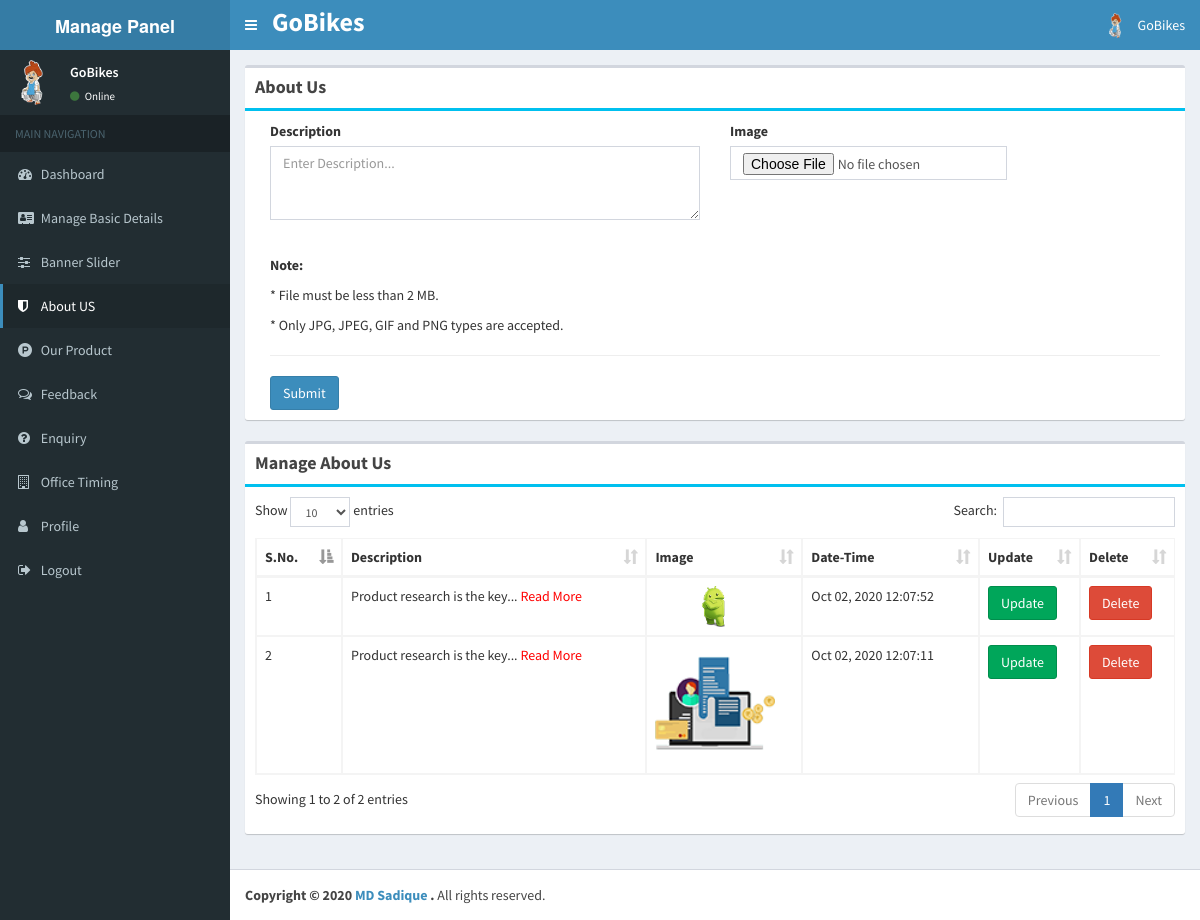
The app's page /admin/home/about.php (signed in) with its own data.
### tables this page shows
CREATE TABLE `tc_contact` (
  `id` int(11) NOT NULL,
  `login_id` varchar(333) NOT NULL,
  `name` varchar(555) NOT NULL,
  `email` varchar(333) NOT NULL,
  `mobile` varchar(333) NOT NULL,
  `phone` varchar(333) NOT NULL,
  `youtube` varchar(555) NOT NULL,
  `facebook` varchar(555) NOT NULL,
  `address` text NOT NULL,
  `logo` varchar(555) NOT NULL,
  `date_time` varchar(333) NOT NULL,
  `date` date NOT NULL
);

CREATE TABLE `add_customer` (
  `id` int(11) NOT NULL,
  `login_id` varchar(333) NOT NULL,
  `name` varchar(333) NOT NULL,
  `mobile` varchar(333) NOT NULL,
  `email` varchar(333) NOT NULL,
  `website` varchar(333) NOT NULL,
  `img` varchar(555) DEFAULT NULL,
  `status` int(11) NOT NULL
);

CREATE TABLE `tc_about` (
  `id` int(11) NOT NULL,
  `login_id` varchar(333) NOT NULL,
  `image` varchar(555) DEFAULT NULL,
  `description` text NOT NULL,
  `date_time` varchar(333) NOT NULL,
  `date` date NOT NULL
);

### admin/home/about.php (the view, shortened to what this page needs)
<?php include '../header.php'; ?>
<?php
if(isset($_POST['upd'])){
	$id = $_POST['upd'];
	$tt = "SELECT * FROM `tc_about` WHERE `id` = '$id' AND `login_id` = '$login_id'";
	$ee = mysqli_query($conn,$tt);
	$qq = mysqli_fetch_array($ee);
}else{
	$id = '';
}
?>
<div class="content-wrapper">
	<section class="content">
		<div class="row">
			<div class="col-md-12">
				<div class="box">
					<div class="box-header">
						<h3 class="box-title"><b>About Us</b></h3>
					</div>
					<div class="box-body box box-info">
						<form class="" method="post" enctype="multipart/form-data">
                            <div class="col-md-6">
								<div class="form-group">
									<label for="exampleInputEmail1">Description</label>
									<textarea name="description" class="form-control" rows="3" placeholder="Enter Description..."><?php if($id != ''){ echo $qq['description']; } ?></textarea>
								</div>
							</div>
                            <div class="col-md-4">
                                <div class="form-group">
                                    <label for="exampleInputEmail1">Image</label>
                                    <input type="file" class="form-control" name="your_img">
                                </div>
                            </div>
							<div class="col-md-12" style=""><br>
                                <p><strong>Note:</strong></p>
                                <p>* File must be less than 2 MB.</p>
                                <p>* Only JPG, JPEG, GIF and PNG types are accepted.</p>
                                <hr>
                            </div>
							<div class="col-md-2 pull-left" style="">
                             <?php if($id != ''){?>
								<button type="submit" value="<?php if($id != ''){ echo $qq['id']; } ?>" name="update" class="btn btn-info" >Update</button>
								<?php
								}else{?>
								<button type="submit" name="sub" class="btn btn-primary" >Submit</button>
								<?php
								}?>
							</div>
						</form>
					</div>
				</div>
			</div>
			<div class="col-md-12"></div>
            <div class="col-md-12">
				<div class="box">
					<div class="box-header">
						<h3 class="box-title"><b>Manage About Us</b></h3>
					</div>
					<div class="box-body box box-info">
                        <div class="table-responsive">
						<table class="table table-bordered example1">
							<thead>
							  <tr>
								<th>S.No.</th>
								<th>Description</th>
								<th>Image</th>
								<th>Date-Time</th>
								<th>Update</th>
								<th>Delete</th>
							  </tr>
							</thead>
							<tbody>
								<?php
									$vv1 = "SELECT * FROM `tc_about` WHERE `login_id` = '$login_id' ORDER BY id DESC";
									$tt1 = mysqli_query($conn,$vv1);
									$i = 1;
									while($nn1 = mysqli_fetch_array($tt1)){
								?>
								<tr>
									<td><?php echo $i; ?></td>
									<td>
                                        <?php
                                            $string = strip_tags($nn1['description']);
                                            $charLen = 35;
                                            $shortLen = shortTextLength($string,$charLen);
                                       ?>
                                        <span class="shortlenght"><?php echo $shortLen; ?></span>
                                    </td>
									<td>
                                        <?php
                                        if($nn1['image'] !='')
                                        { ?>
                                            <img src="../../images/about/<?php echo $nn1['image']; ?>" style="width:120px">
                                            <?php
                                        } else
                                        {
                                            echo 'Image not found.';
                                        }
                                       ?>
                                    </td>
									<td><?php echo $nn1['date_time'];?></td>
									<td><form method="post" action=""><button type="submit" name="upd" class="btn btn-success" value="<?php echo $nn1['id'];?>">Update</button></form></td>
									<td><form method="post" action=""><button type="submit" name="del" class="btn btn-danger" value="<?php echo $nn1['id'];?>" onClick="return confirm('Are you sure, you want to delete?')">Delete</button></form></td>
								</tr>
								<?php
								$i++;
								}?>
							</tbody>
						</table>
					    </div>
					</div>
				</div>
			</div>
		</div>
	</section>
</div>
<?php include '../footer.php'; ?>

### admin/header.php (shortened to what this page needs)
<?php session_start(); include('../../superadmin/dbconnect.php');
	require('../../function/function.php');
?>
<?php
	$we = "SELECT * FROM `tc_contact` WHERE `login_id` = '$_SESSION[id]'";
	$we2 = mysqli_query($conn,$we);
	$web = mysqli_fetch_array($we2);
	$wep = "SELECT * FROM `add_customer` WHERE `login_id` = '$_SESSION[id]'";
	$we2p = mysqli_query($conn,$wep);
	$webp = mysqli_fetch_array($we2p);
	$login_id = secureData($_SESSION['id']);
?>
<!DOCTYPE html>
<html>
	<head>
		<link rel="stylesheet" href="../bootstrap/css/bootstrap.min.css">
		<link rel="stylesheet" href="https://cdnjs.cloudflare.com/ajax/libs/font-awesome/4.5.0/css/font-awesome.min.css">
		<link rel="stylesheet" href="https://cdnjs.cloudflare.com/ajax/libs/ionicons/2.0.1/css/ionicons.min.css">
		<link rel="stylesheet" href="../plugins/datatables/dataTables.bootstrap.css">
		<link rel="stylesheet" href="../plugins/datepicker/datepicker3.css">
		<link rel="stylesheet" href="../plugins/timepicker/bootstrap-timepicker.min.css">
		<link rel="stylesheet" href="../plugins/iCheck/all.css">
		<link rel="stylesheet" href="../plugins/select2/select2.min.css">
		<link rel="stylesheet" href="../dist/css/AdminLTE.min.css">
		<link rel="stylesheet" href="../dist/css/skins/_all-skins.min.css">
		<link rel="stylesheet" href="../multiselect/dist/css/bootstrap-multiselect.css" type="text/css"/>
		<link href="../sweetalert2/sweetalert.css" rel="stylesheet" />
		<link rel="stylesheet" href="https://cdnjs.cloudflare.com/ajax/libs/font-awesome/4.7.0/css/font-awesome.min.css">
	</head>
<body class="hold-transition skin-blue sidebar-mini fixed">
<div class="wrapper">
	<header class="main-header">
		<a href="" class="logo">
			<span class="logo-lg" style="font-size: 90%;"><b>Manage Panel</b></span>
		</a>
		<nav class="navbar navbar-static-top">
			<a href="#" class="sidebar-toggle" data-toggle="offcanvas" role="button">
			</a>
			<ul class="nav navbar-nav" style="margin-top: 3px;font-size: 26px;color: white;">
				<li class="user-header">
					<div class="pull-left">
						<a href="#" style="color: white;font-weight: bold;">
							<?php
								if($login_id != ''){ echo $web['name']; }
							?>
						</a>
					</div>
				</li>
			</ul>
			<div class="navbar-custom-menu">
				<ul class="nav navbar-nav">
					<li class="dropdown user user-menu">
						<a href="#" class="dropdown-toggle" data-toggle="dropdown">
							<img src="../img/<?php if($webp['img'] !=''){ echo $webp['img']; }else{ echo 'img_not_delete/dummy.png';}?>" class="user-image" >
							<span class="hidden-xs"><?php if($login_id != ''){ echo $web['name']; } ?></span>
						</a>
					</li>
				</ul>
			</div>
		</nav>
	</header>
	<aside class="main-sidebar">
		<section class="sidebar">
			<div class="user-panel">
				<div class="pull-left image">
					<img src="../img/<?php if($webp['img'] !='') { echo $webp['img']; }else{ echo 'img_not_delete/dummy.png';}?>" class="img-circle" alt="User Image" style="max-width: ;height:;">
				</div>
				<div class="pull-left info">
					<p><?php echo $webp['name'];?></p>
					<a href="#"><i class="fa fa-circle text-success"></i> Online</a>
				</div>
			  </div>
			<ul class="sidebar-menu">
				<li class="header">MAIN NAVIGATION</li>
				<?php
				$a = $_SERVER['HTTP_HOST'].$_SERVER['REQUEST_URI'];
				$b = $_SERVER['HTTP_HOST'].dirname($_SERVER['PHP_SELF']);
				 ?>
					<li <?php if( $a == $b.'/dashboard.php' ){ echo "class='active'"; }?>>
						<a href="../home/dashboard.php">
							<i class="fa fa-tachometer" aria-hidden="true"></i> <span>Dashboard</span>
						</a>
					</li>
					<li <?php if( $a == $b.'/contact.php' ){ echo "class='active'"; }?>>
						<a href="../home/contact.php">
							<i class="fa fa-address-card" aria-hidden="true"></i> <span>Manage Basic Details</span>
						</a>
					</li>
					<li <?php if( $a == $b.'/bannerslider.php' ){ echo "class='active'"; }?>>
						<a href="../home/bannerslider.php">
							<i class="fa fa-sliders" aria-hidden="true"></i> <span>Banner Slider</span>
						</a>
					</li>
					<li <?php if( $a == $b.'/about.php' ){ echo "class='active'"; }?>>
						<a href="../home/about.php">
							<i class="fa fa-shield" aria-hidden="true"></i> <span>About US</span>
						</a>
					</li>
					<li <?php if( $a == $b.'/ourproduct.php' ){ echo "class='active'"; }?>>
						<a href="../product/ourproduct.php">
							<i class="fa fa-product-hunt" aria-hidden="true"></i> <span>Our Product</span>
						</a>
					</li>
					<li <?php if( $a == $b.'/feedback.php' ){ echo "class='active'"; }?>>
						<a href="../home/feedback.php">
							<i class="fa fa-comments-o" aria-hidden="true"></i> <span>Feedback</span>
						</a>
					</li>
					<li <?php if( $a == $b.'/enquiry.php' ){ echo "class='active'"; }?>>
						<a href="../home/enquiry.php">
							<i class="fa fa-question-circle" aria-hidden="true"></i> <span>Enquiry</span>
						</a>
					</li>
					<li <?php if( $a == $b.'/officetime.php' ){ echo "class='active'"; }?>>
						<a href="../home/officetime.php">
							<i class="fa fa-building-o" aria-hidden="true"></i> <span>Office Timing</span>
						</a>
					</li>
					<li <?php if( $a == $b.'/profile.php' ){ echo "class='active'"; }?>>
						<a href="../home/profile.php">
							<i class="fa fa-user" aria-hidden="true"></i> <span>Profile</span>
						</a>
					</li>
					<li>
						<a href="../logout.php">
							<i class="fa fa-sign-out" aria-hidden="true"></i> <span>Logout</span>
						</a>
					</li>
			</ul>
		</section>
	</aside>

### function/function.php (shortened to what this page needs)
<?php
    function secureData($value){
        return str_replace("'", "\'", htmlspecialchars($value));
    }
    function shortTextLength($string,$charLen){
        if (strlen($string) > $charLen) {
            $stringCut = substr($string, 0, $charLen);
            $endPoint = strrpos($stringCut, ' ');
            $string = $endPoint? substr($stringCut, 0, $endPoint) : substr($stringCut, 0);
            $string .= '... <span class="open" style="color:red;cursor: pointer;">Read More</span>';
        }
        return $string;
    }
?>

### records on screen
tc_contact: name "GoBikes"
add_customer: img (picture), name "GoBikes"
tc_about: description "Product research is the key", shows "Read More", image (picture), date_time "Oct 02, 2020 12:07:52", $nn1['id'] 2 (drawn)
tc_about: description "Product research is the key", shows "Read More", image (picture), date_time "Oct 02, 2020 12:07:11", $nn1['id'] 1 (drawn)
